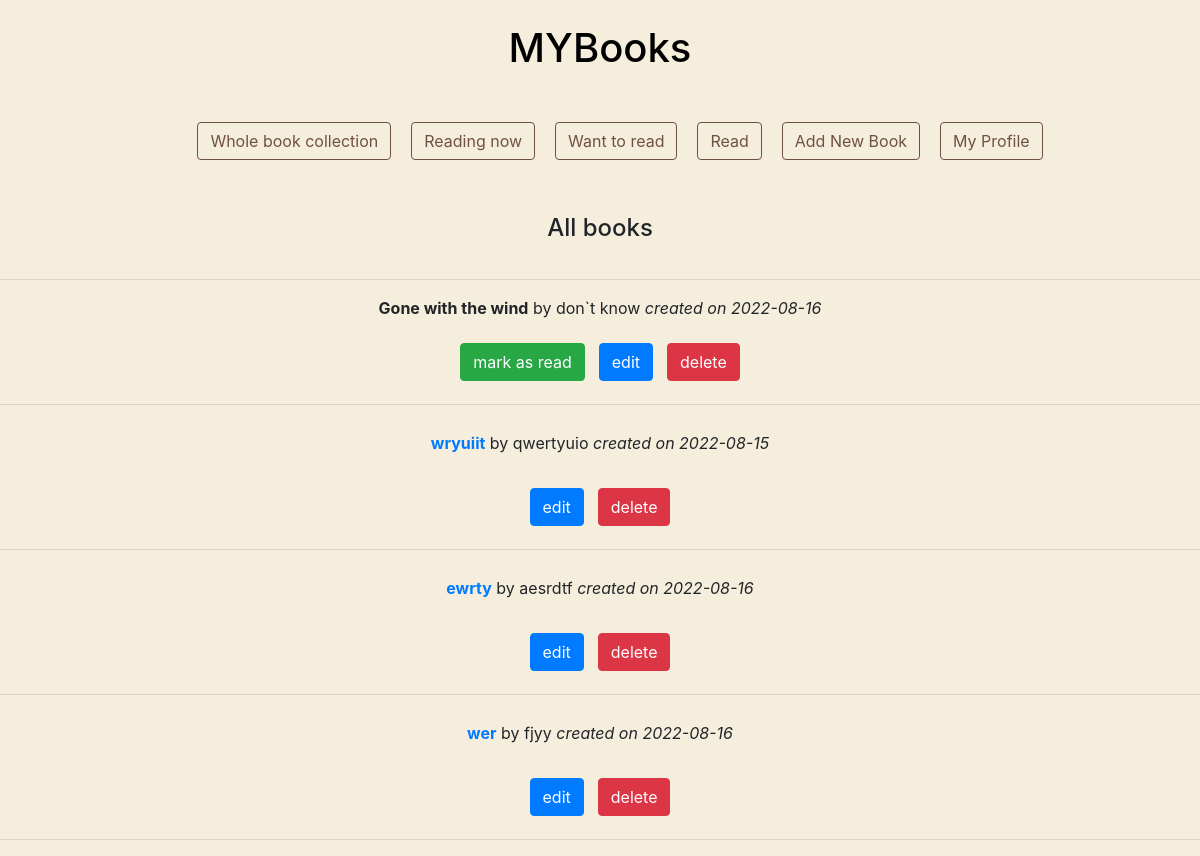
The app's page /index (signed in) with its own data.
### models.py (models this page shows, shortened)
class Book(db.Model):
    id = db.Column(db.Integer, primary_key=True)
    username = db.Column(db.String(100), nullable=False)
    title = db.Column(db.String(100), nullable=False)
    author = db.Column(db.String(100), nullable=False)
    date = db.Column(db.Date, nullable=False)
    status = db.Column(db.String(100), nullable=False)

class FinishedBook(db.Model):
    id = db.Column(db.Integer, primary_key=True)
    username = db.Column(db.String(100), nullable=False)
    title = db.Column(db.String(100), nullable=False)
    author = db.Column(db.String(100), nullable=False)
    rating = db.Column(db.Integer, nullable=False)
    response = db.Column(db.String())
    date = db.Column(db.Date, nullable=False)

### routes.py (the view)
@app.route('/index')
@login_required
def index():
    tasks =Book.query.filter_by(username=current_user.username)
    f = FinishedBook.query.filter_by(username=current_user.username)
    return render_template("index.html",  finished=f, tasks=tasks, status="All books")

### routes.py (called while the page is built)
@login_manager.user_loader
def load_user(user_id):
    return User.query.get(int(user_id))

### templates/index.html (shortened to what this page needs)
{% extends "base.html" %}
{% block main %}
<div style="">
<h4 style="padding: 20px;">{{status}}</h4>
				<div style="">
					<hr>
					{% for t in tasks%}
					   <p><strong>{{t.title }}</strong>  by {{t.author}} <em>created on {{t.date}}</em>
						   <div style="display: flex; flex-wrap: nowrap; justify-content: center;">
						   <a href="{{url_for('mark_read', book_id=t.id)}}" class="btn btn-success" style="margin:7px;">mark as read</a>
					<a href="{{url_for('edit', book_id=t.id)}}" class="btn btn-primary" style="margin:7px;">edit</a>
					<a href="{{url_for('delete', book_id=t.id)}}" class="btn btn-danger" style="margin:7px;" >delete</a>
					</div>
						   <hr>
					   </p>
					{% endfor %}
					{% for f in finished%}
					   <p style = "padding: 10px"><a href="{{url_for('read_book', book_id=f.id)}}" style="text-decoration: none; " ><strong>{{f.title }}</strong>
					   </a>  by {{f.author}} <em>created on {{f.date}} </em>
						   <div style="display: flex; flex-wrap: nowrap; justify-content: center;">
					<a href="{{url_for('edit_finished', book_id=f.id)}}" class="btn btn-primary" style="margin:7px;">edit</a><a href="{{url_for('delete_finished', book_id=f.id)}}" class="btn btn-danger" style="margin:7px;" >delete</a>
				</div> <hr>
					   </p>
					{% endfor %}
				</div>
	</div>
{% endblock %}

### templates/base.html (shortened to what this page needs)
<!DOCTYPE html>
<html lang="en">
    <head>
<link rel="stylesheet" href="https://cdn.jsdelivr.net/npm/bootstrap@4.6.1/dist/css/bootstrap.min.css">
        <link type="text/css" rel="stylesheet" href="/static/styles/main.css">
    </head>
    <body>
    <a href="{{ url_for('welcome') }}" style="margin:20px; color:black; text-decoration:none;"><h1>MYBooks</h1></a>
    <nav class="navbar navbar-expand-lg navbar-light" style=" background-color: #f5eedc; display: flex; justify-content: center; align-items: center;">
        <ul class="navbar-na"  style=" background-color: #f5eedc; display: flex; flex-wrap: wrap; justify-content: center; align-items: center;">
           <li class="nav-item"><a href="{{ url_for('index') }}" class="btn btn-primary" >Whole book collection</a></li>
          <li class="nav-item"><a href="{{ url_for('reading_now') }}" class="btn btn-primary" >Reading now</a></li>
           <li class="nav-item"><a href="{{ url_for('want_to_read') }}" class="btn btn-primary" >Want to read</a></li>
            <li class="nav-item"><a href="{{ url_for('read') }}" class="btn btn-primary" >Read</a></li>
          <li class="nav-item"><a href="{{ url_for('add') }}" class="btn btn-primary">Add New Book</a></li>
              <li class="nav-item"><a href="{{ url_for('profile') }}" class="btn btn-primary" >My Profile</a></li>
        </ul>
      </nav>
				{% block main %}
				{% endblock %}
</body>
</html>

### static/styles/main.css (style rules this page uses)
body, html { margin: 0; text-align: center; background-color:#f5eedc; }
.nav-item { margin: 10px; }
.nav-item .btn.btn-primary { background-color: #f5eedc; border-style: solid; border-color: #705041; color: #705041; }
li { list-style-position: inside; list-style: none; }

### records on screen
Book: title "Gone with the wind", author "don`t know", date "2022-08-16"
FinishedBook: title "wryuiit", author "qwertyuio", date "2022-08-15"
FinishedBook: title "ewrty", author "aesrdtf", date "2022-08-16"
FinishedBook: title "wer", author "fjyy", date "2022-08-16"

### other values on screen
{{ status }} "All books"
